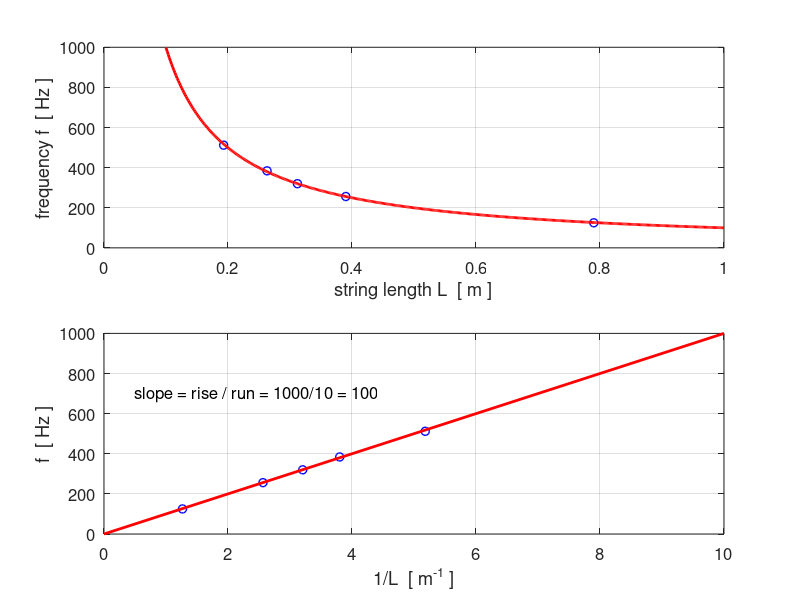

The MATLAB source for this figure:
% sp31.m




%% P31 005

clear all
close all
clc

m = 9e-3;
Ls = 1.10;

mu = m/Ls;

f = [125 256 320 384 512];
L = [0.79 0.39 0.312 0.263 0.193];

% string tension
T = 4*f(2)^2*L(2)^2*mu;

Lmax = 1.00; Lmin = 0.1;
LT = linspace(Lmin,Lmax,500);

fT = 1./(2.*LT) .* sqrt(T/mu); 
 
figure(1)
  pos = [0.07 0.05 0.28 0.42];
  set(gcf,'Units','normalized');
  set(gcf,'Position',pos);
  set(gcf,'color','w'); 
   

subplot(2,1,1);
  LW = 2; col = 'b';
  xP = L; yP = f;
  plot(xP,yP,'bo','linewidth',1)
  hold on
  xP = LT; yP = fT;
  plot(xP,yP,'r','linewidth',2)
  grid on
  set(gca,'fontsize',12);
  xlabel('string length L  [ m ]');
  ylabel('frequency f  [ Hz ]');
  

subplot(2,1,2);
  LW = 2; col = 'b';
  xP = 1./L; yP = f;
  plot(xP,yP,'bo','linewidth',1)
  hold on
  %xP = 1./LT; yP = fT;
  xP = [0 10]; yP = [0 1000];
  plot(xP,yP,'r','linewidth',2)
  grid on
  set(gca,'fontsize',12);
  xlabel('1/L  [ m^{-1} ]');
  ylabel('f  [ Hz ]');
  htext = text(0.5,700,'slope = rise / run = 1000/10 = 100');
  set(htext,'fontsize',12');
  
  
